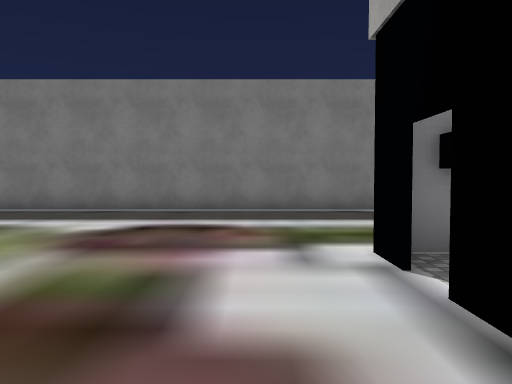
View 1 (above)

24 first-person views from a walk through a 3-D level made in the Unity game engine. The camera is 1.4 m above the floor, tilts 2° down and sees 70° across. Doors are open. The floor is counted in squares, 2 m on a side. Each view is taken from the middle of a square. On the plan, view 1 faces up. The plan holds only what a view shows up to about 11 squares ahead; the rest is blank. The place goes on beyond the plan. The player is left out. Some animated figures are left out. Some surface patterns are stand-ins.

View 2
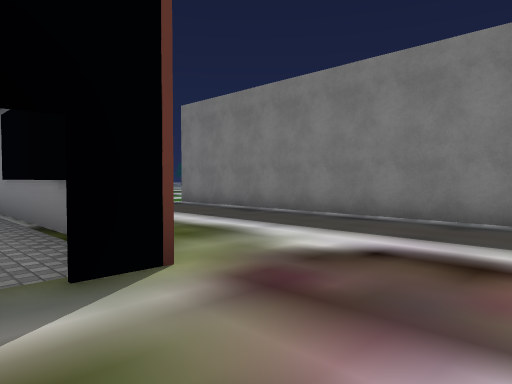

View 3
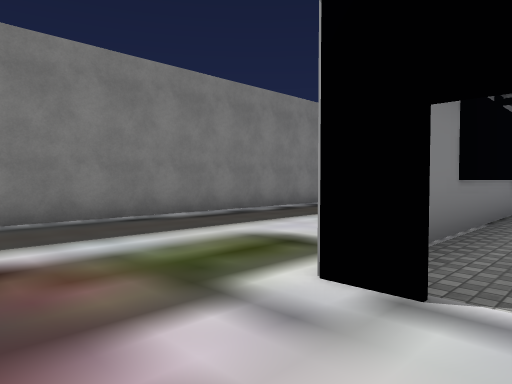

View 4
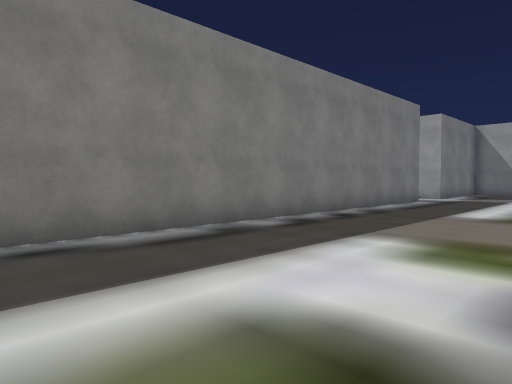

View 5
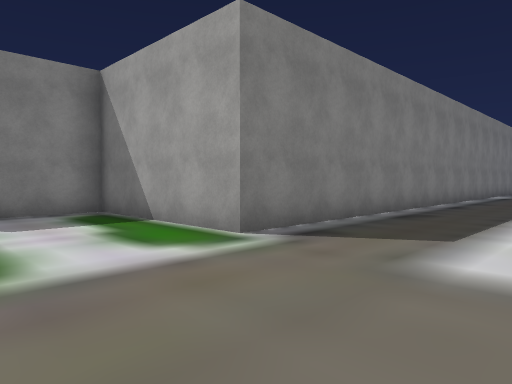

View 6
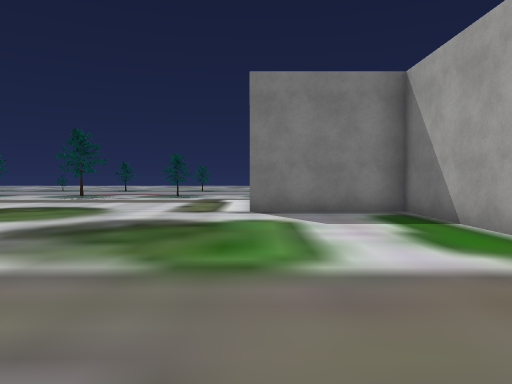

View 7
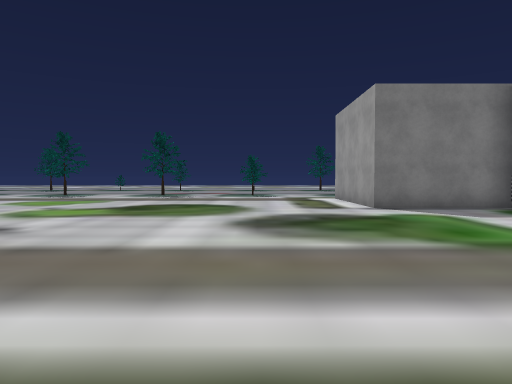

View 8
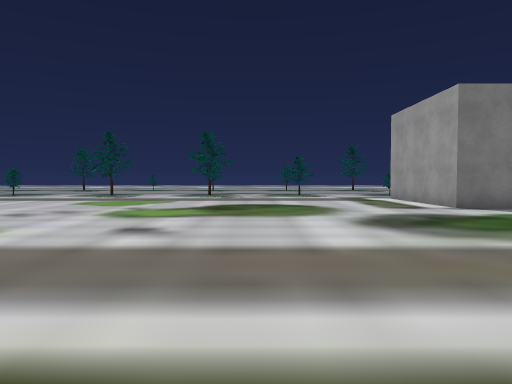

View 9
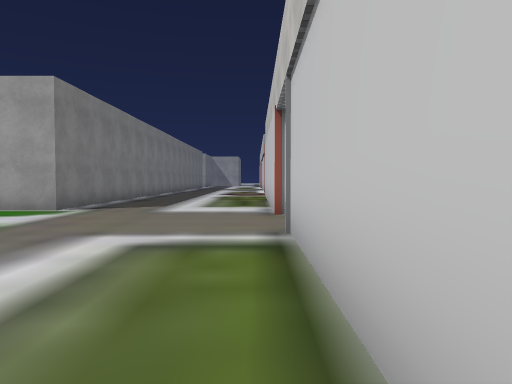

View 10
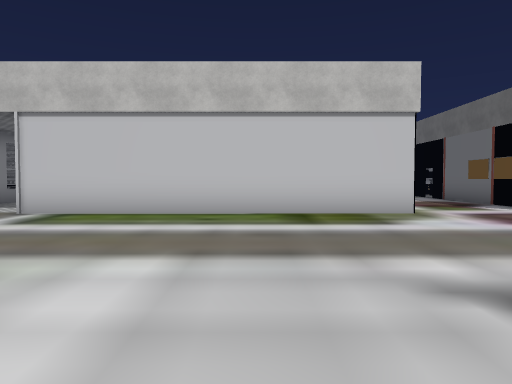

View 11
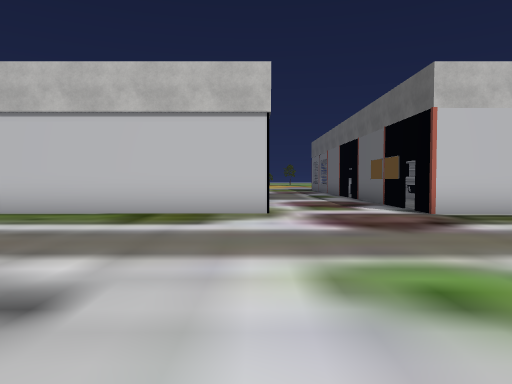

View 12
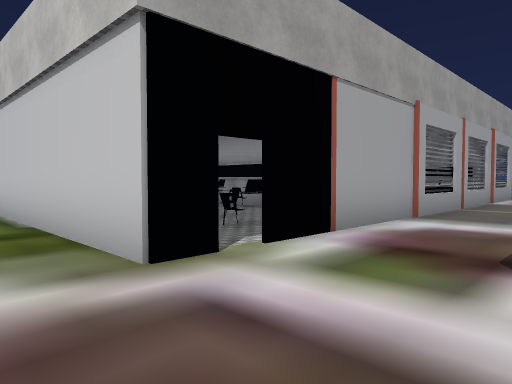

View 13
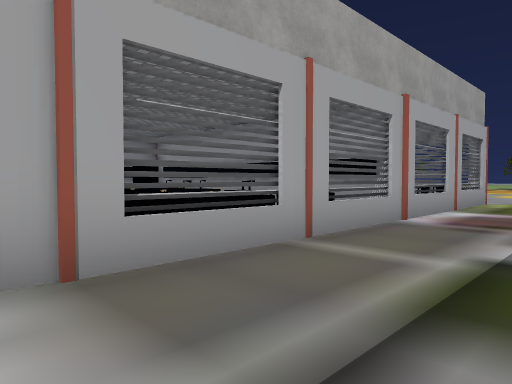

View 14
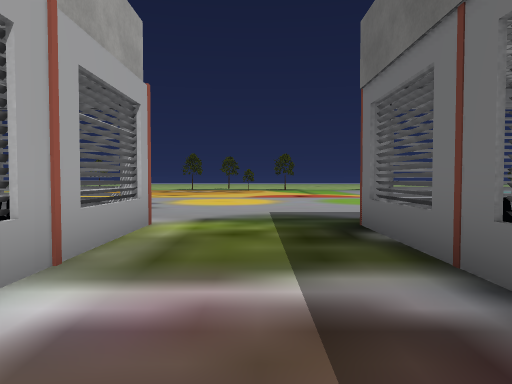

View 15
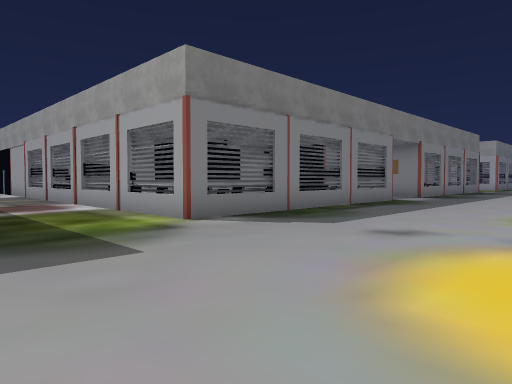

View 16
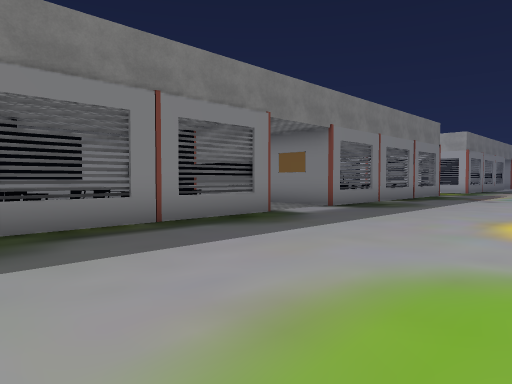

View 17
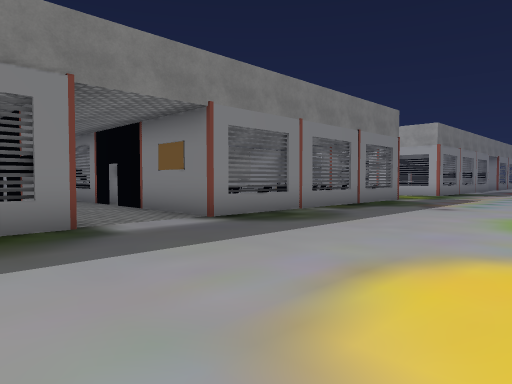

View 18
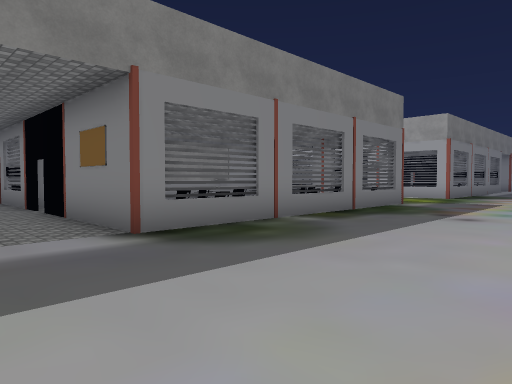

View 19
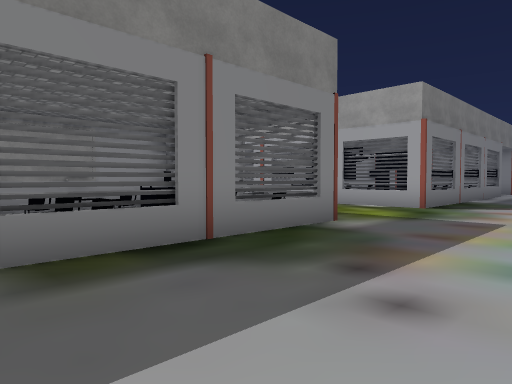

View 20
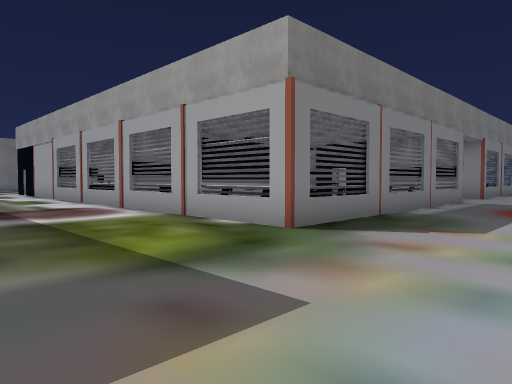

View 21
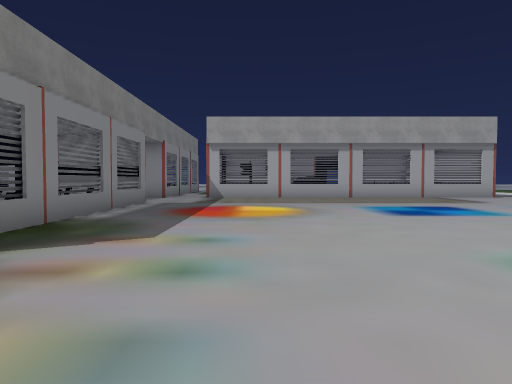

View 22
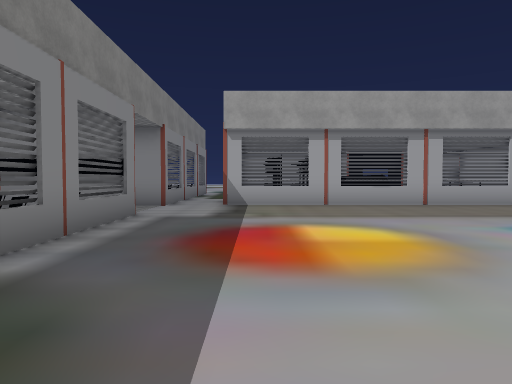

View 23
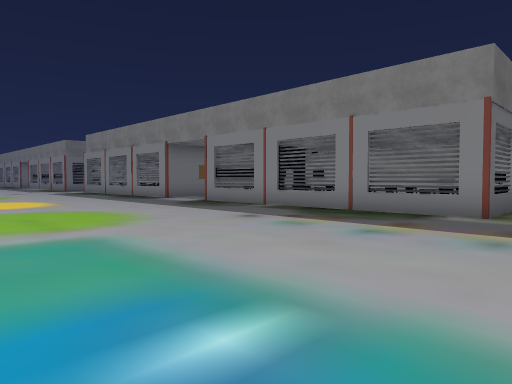

View 24
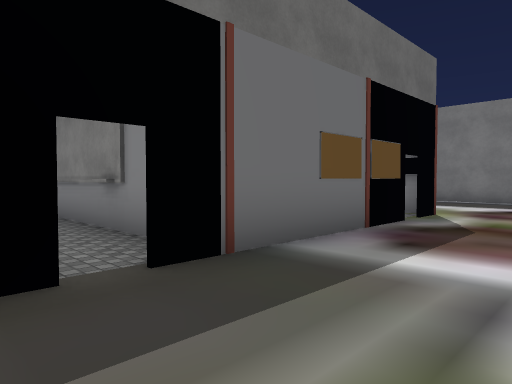

### Floor plan
Points are (right, up) in squares from view 1. A wall is a line through its corners. A room is listed if a view was taken in it or the views show most of it. See-through windows are left out.
Room 1 (views 1, 2, 3, 4, 5, 6, 7, 8, 9, 10, 11, 12, 13)
walls: (-4.9, 3.5) (-9, 3.5); (-10.5, 3.5) (-7.5, 3.5); (-10.8, 0) (-10.8, 0.8); (-10.8, -5.5) (-10.8, -4.5); (-10.8, -7.4) (-10.8, -6.4); (-21.4, 2.8) (-21.4, 3.5) (-13.1, 3.5); (7.5, 3.5) (3.1, 3.5); (-26.2, 3.5) (-24.5, 3.5); (12.1, 8.5) (-9.8, 8.5) (-9.8, 12.9) (-13.1, 12.9) (-13.1, 15)
ways out: opening at (-23, -3) to room 2; opening at (-12, -13) to room 2; opening at (-11, -6) to room 2; opening at (-1, -3) to room 2; opening at (10, -13.7) to room 2; open door at (-3, -3) to room 2; open door at (-11, -8)
objects: other object (-20, -7); other object (-20, -6); other object (-20, -5); other object (-19, -6); other object (-19, -5); other object (-13, -12); other object (-13, -11); other object (-13, -10); other object (4, -12); other object (6, -12); other object (9, -12); other object (9, -11)
Room 2 (views 14, 15, 16, 17, 18, 19, 20, 21, 22, 23, 24)
walls: (-9.5, -12.5) (-10.3, -12.5); (-6.4, -12.5) (-7.5, -12.5); (-13.1, -12.7) (-21.4, -12.7) (-21.4, -8.4); (-13.5, -12.5) (-14.6, -12.5); (-3, -12.5) (-3.6, -12.5); (-2.6, -10.2) (-2.6, -12.7) (-10.9, -12.7); (-10.8, -6.4) (-10.8, -5.5); (-4.7, -2) (-5.2, -2); (-3.9, -1.8) (-7.2, -1.8); (-21.4, -6.6) (-21.4, -2.4); (-24.6, -9.2) (-24.6, -12.6); (8.6, -12.7) (1, -12.7) (1, -4.5); (12, -17.5) (12, -14); (12, -20.5) (12, -19.4)
ways out: opening at (-23, -3) to room 1; opening at (-12, -13) to room 1; opening at (-11, -6) to room 1; opening at (-1, -3) to room 1; opening at (10, -13.7) to room 1; open door at (-3, -3) to room 1; opening at (-19, -13)
objects: other object (-21, -7); other object (-4, -9) to (-4, -8); other object (-3, -8); other object (1, -7); other object (12, -19) to (12, -18)

Positions as (right, up) in squares from view 1, and headings:
1: (0, 0), facing up
2: (0, 2), facing up-left
3: (-1, 2), facing up-right
4: (1, 4), facing up-right
5: (-13, 5), facing up-right
6: (-13, 5), facing up
7: (-16, 4), facing up
8: (-18, 4), facing up
9: (-18, 4), facing right
10: (-18, 11), facing down
11: (-21, 11), facing down
12: (-24, 5), facing down-right
13: (-24, -1), facing down-right
14: (-23, -7), facing down
15: (-25, -18), facing up-right
16: (-19, -18), facing up-right
17: (-15, -18), facing up-right
18: (-13, -17), facing up-right
19: (-8, -16), facing up-right
20: (-3, -16), facing up-right
21: (-2, -16), facing right
22: (2, -15), facing right
23: (-1, -20), facing up-left
24: (0, -4), facing up-left
